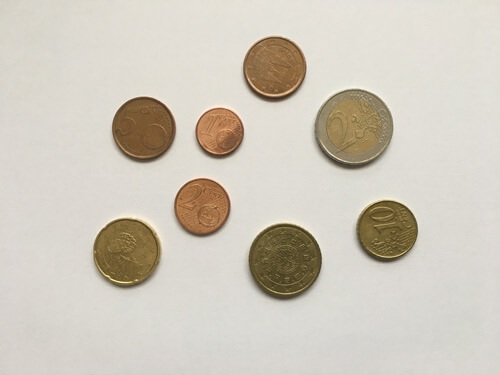
#> input picture Formas/images/monedas4.jpg, 500 x 375 px
$ python formas.py
#> lines starting #> are read from the running program, lines starting #| are printed output that depends on the picture; after the words box and inside, x2 and y2 are one past the last pixel; in counts of white or black regions, pixels touching at a corner belong together
import cv2

src = cv2.imread("images/monedas4.jpg", 1)
#> src is the input picture: shape (375, 500, 3); mean B, G, R 188.8, 200.7, 207.2
img = cv2.imwrite("images/Original.png",src)
gray = cv2.cvtColor(src, cv2.COLOR_BGR2GRAY)
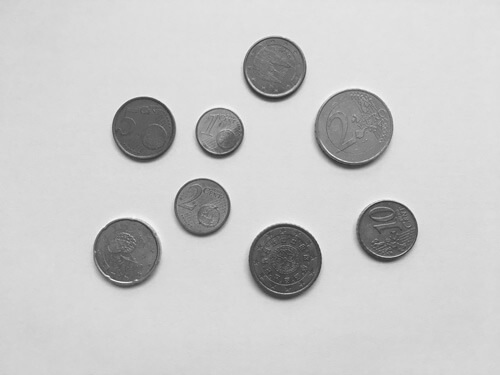
#> gray: shape (375, 500); min 46, max 249, mean 201.2

# Aplicar suavizado Gaussiano
gauss = cv2.GaussianBlur(gray, (5,5), 0)
cv2.imwrite("images/Gauss.png", gauss)
thresh = 50

# Detectar los bordes con un umbral min = 50 y max = 150
canny_output = cv2.Canny(gauss, thresh, thresh * 3)
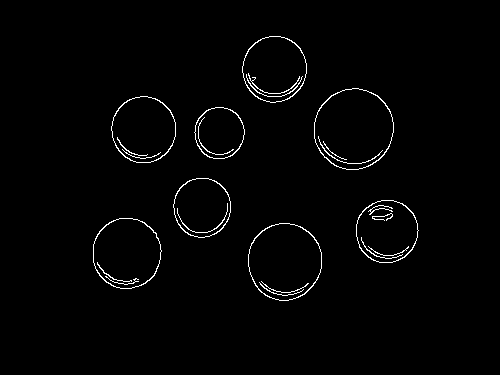
#> canny_output: shape (375, 500); 1.5% white in thin lines or dots, all inside (x1, y1, x2, y2) = (93, 36, 419, 301)

# Mostrar los bordes detectados con Canny
cv2.imwrite("images/Bordes.png", canny_output)

# Buscar los contornos de la imagen, se almacenan en contours
contours,hierarchy = cv2.findContours(canny_output, cv2.RETR_EXTERNAL, cv2.CHAIN_APPROX_SIMPLE)
#> contours = 8 contours; box (x1, y1, x2, y2) and area: (314, 88, 394, 170) 5028, (248, 223, 322, 301) 4452, (93, 218, 162, 289) 3788, (111, 96, 176, 163) 3336, (242, 36, 307, 103) 3306, (356, 200, 419, 263) 3048, (173, 178, 231, 238) 2657, (194, 107, 245, 159) 2001

# Mostrar la Imagen modificada por la funcion findContours
cv2.imwrite("images/Modificada.png", canny_output)

# Dibujar los contornos encontrados
print("\nObjetos encontrados: ", len(contours),"....")
#> (printed output is left out)
for i in range(len(contours)):
    color = (255,0,0)
    cv2.drawContours(src, contours, -1, color, 2)
#> this loop made 8 passes
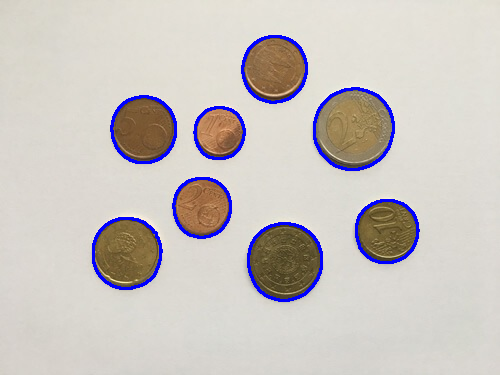
#> src: shape (375, 500, 3); 3.03% of pixels changed, all inside (x1, y1, x2, y2) = (92, 35, 420, 302)

# Mostrar la imagen final
cv2.imwrite("images/Contornos.png", src)
print("\nFinalizado...")
